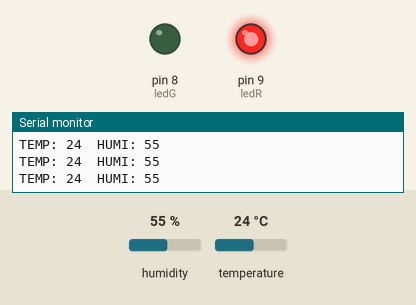
A sketch run on a simulated Arduino Uno, built with avr-gcc and run on an emulated ATmega328P. Shown: output pins drawn as LEDs (lit = HIGH), the last lines printed to the serial monitor. Wiring (inferred from the names in the program): DHT11 sensor: data pin 2. Inputs (shaded band) come from the test bench; at power-on: humidity 55 %, temperature 24 °C.

Above: at 1.3 s.
1.4 s: humidity set to 68 %
2.9 s: humidity set to 71 %
At 4.1 s:
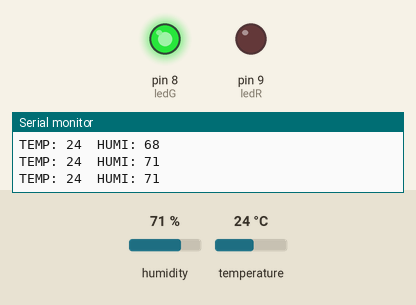
4.6 s: humidity set to 22 %
At 5.5 s:
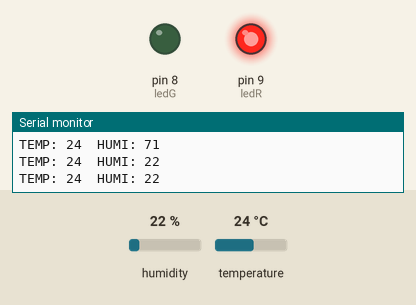
Timing chart, 0 to 7.6 s (numbered marks = the images above; inputs shaded):
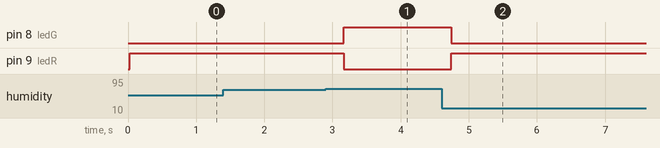

Measured:
- the behaviour switches between 69 and 70 % on humidity (found by bisection; images 0 and 1)
- after the input at 2.9 s, pin 8 (ledG): LOW → HIGH after 0.27 s; pin 9 (ledR): HIGH → LOW after 0.27 s
- after the input at 4.6 s, pin 8 (ledG): HIGH → LOW after 0.14 s; pin 9 (ledR): LOW → HIGH after 0.14 s

The sketch:

dht.ino
```cpp
#include <dht.h>
  dht dht1;
int sensorPin = 2;
int ledG = 8;
int ledR = 9;
void setup() {
  Serial.begin(9600);
  pinMode(ledG,OUTPUT);
  pinMode(ledR,OUTPUT);
}

void loop() {
  int ret = dht1.read11(sensorPin);
  int hum = dht1.humidity;
  int tem = dht1.temperature;
  if(hum >= 70 && hum<=80)
  {
    digitalWrite(ledG,1);
    digitalWrite(ledR,0);
  }
  else
  {
    digitalWrite(ledR,1);
    digitalWrite(ledG,0);
  }
  Serial.print("TEMP: ");
  Serial.print(tem);
  Serial.print("  HUMI: ");
  Serial.println(hum);

  delay(500);
}
```
